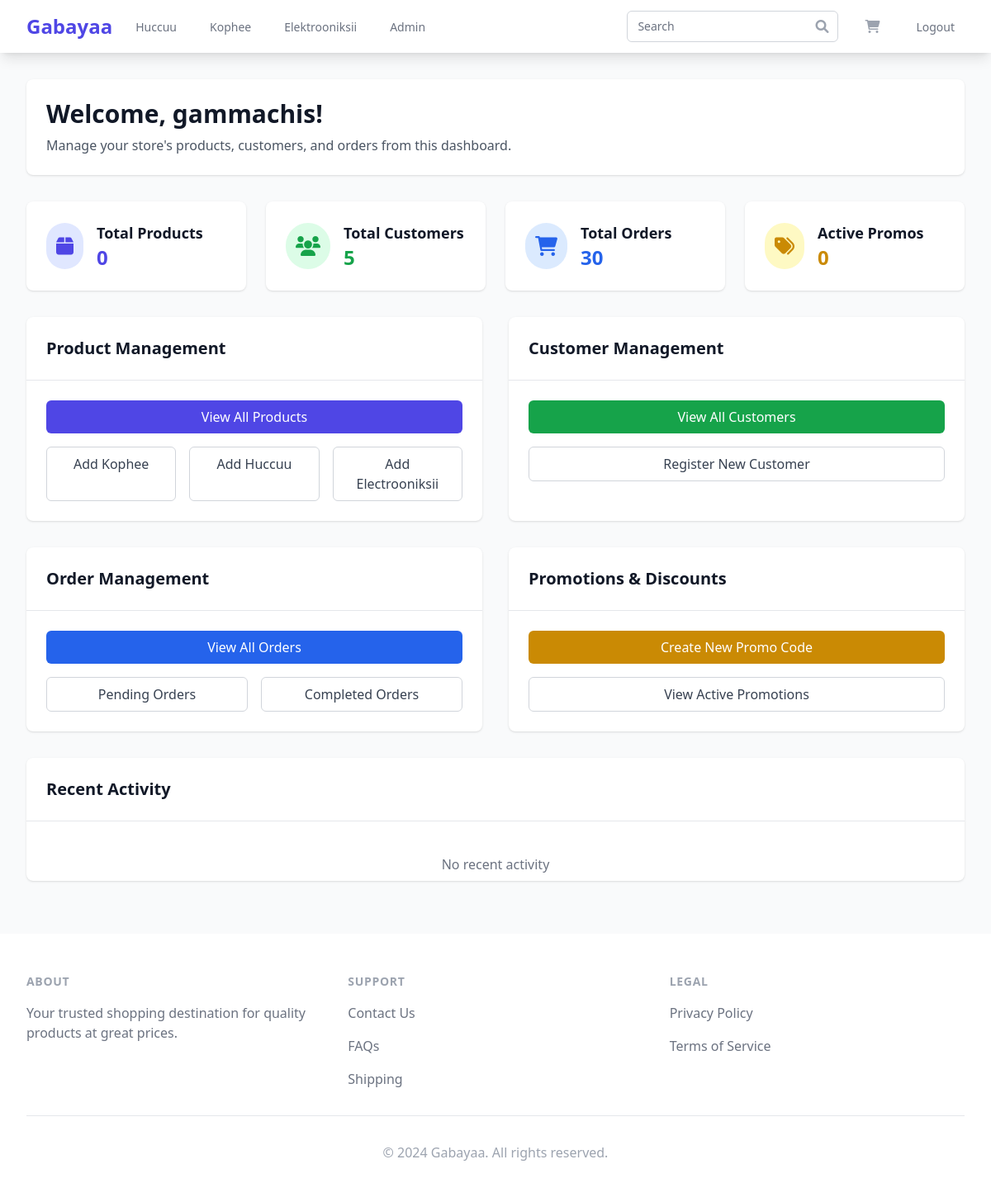
The page /manager (signed in) on the database as committed earlier.
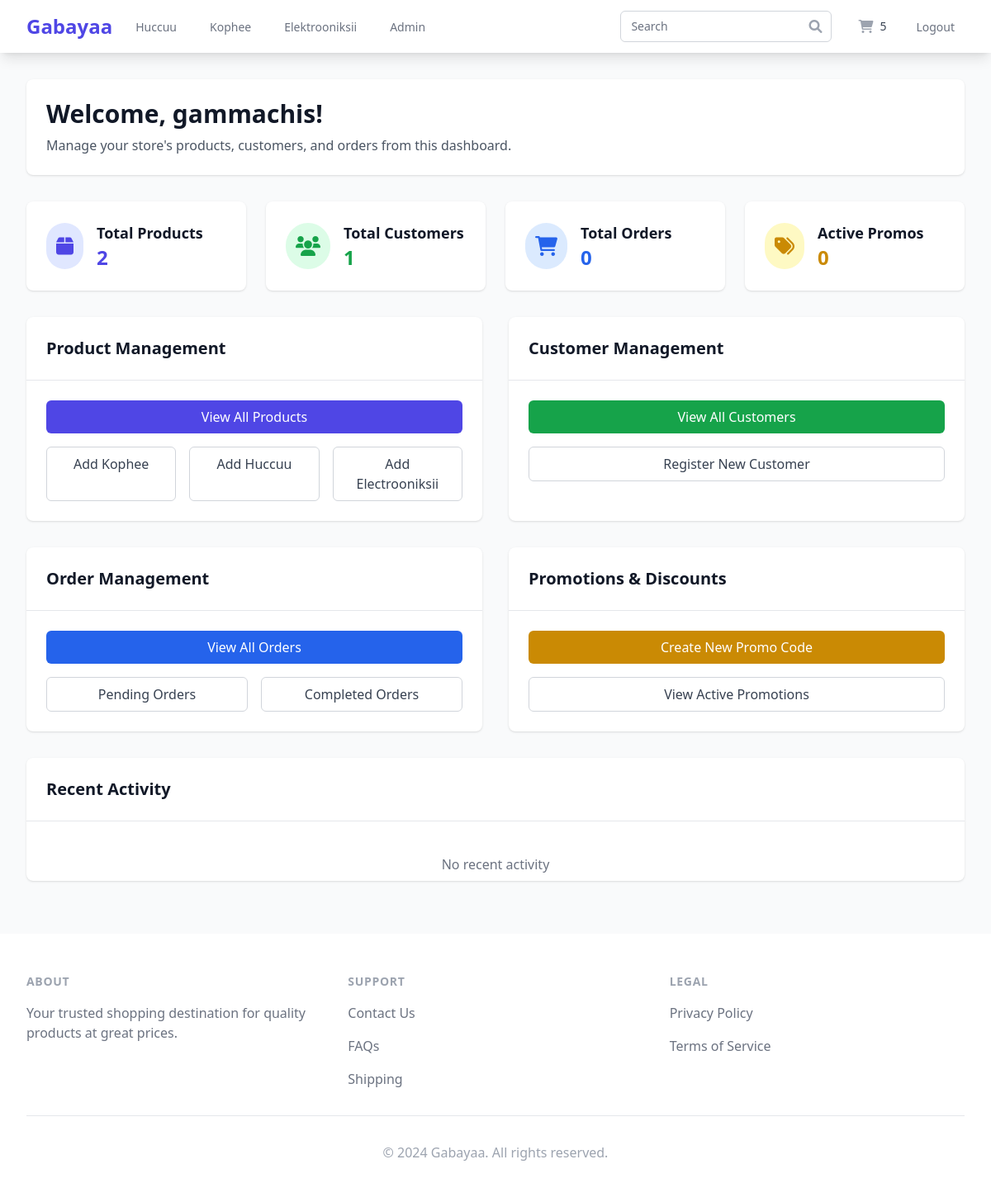
The same page on the database as committed later.
### dukkaana/models.py (models this page shows, shortened)
class Cart(models.Model):
    id = models.UUIDField(primary_key=True, default=uuid.uuid4, editable=False)
    user = models.ForeignKey(
        Customer,
        on_delete=models.CASCADE,
        related_name='carts',
        verbose_name=_('user'),
        blank=True,
        null=True,
    )
    session_key = models.CharField(
        max_length=40, null=True, blank=True, db_index=True)
    created_at = models.DateTimeField(_('created at'), auto_now_add=True)
    updated_at = models.DateTimeField(_('updated at'), auto_now=True)
    total_items = models.PositiveIntegerField(_('total items'), default=0)
    transaction_fee = models.DecimalField(
        _('transaction fee'),
        max_digits=10,
        decimal_places=2,
        default=0.00
    )
    total_price = models.DecimalField(
        _('total price'),
        max_digits=10,
        decimal_places=2,
        default=0.00
    )
    promo_code = models.ForeignKey(
        'PromoCode',
        on_delete=models.SET_NULL,
        null=True,
        blank=True,
        related_name='carts',
        verbose_name=_('promo code')
    )
    class Meta:
        verbose_name = _('cart')
        verbose_name_plural = _('carts')
        ordering = ['-created_at']

### dukkaana/views/authenticate_views.py (the view)
# urls.py: path('manager', authenticate_views.manager, name='manager'),
@superuser_required
def manager(request):
    try:
        context = {
            'total_products': Product.objects.count(),
            'total_customers': Customer.objects.count(),
            'total_orders': Order.objects.count(),
            'active_promos': PromoCode.objects.filter(is_active=True).count(),
            'recent_activities': []  # Optional
        }
        return render(request, 'auth/manager.html', context)
    except Exception as e:
        return render(request, 'error.html', {
            'error_message': _('An error occurred while loading the manager dashboard.')
        })

### dukkaana/context_processors.py (called while the page is built, shortened)
def cart_context(request):
    cart = None
    cart_items = []
    total_items = 0
    total_price = 0
    if request.user.is_authenticated:
        try:
            cart = Cart.objects.get(user=request.user)
            cart_items = CartItem.objects.filter(
                cart=cart).select_related('product')
            total_items = sum(item.quantity for item in cart_items)
            total_price = cart.total_price
        except Cart.DoesNotExist:
            pass
    return {
        'cart': cart,
        'cart_items': cart_items,
        'total_items': total_items,
        'total_price': total_price,
    }

### dukkaana/models.py (called while the page is built)
    def __str__(self):
        return self.username

### dukkaana/views/helper.py (called while the page is built)
def is_superuser(user):
    return user.is_authenticated and user.is_superuser

### gabayaa/dukkaana/templates/auth/manager.html (shortened to what the changed rows need)
{% extends 'base.html' %} {% block content %}
<div class="max-w-7xl mx-auto px-4 sm:px-6 lg:px-8 py-8">
  <div class="bg-white shadow rounded-lg p-6 mb-8">
    <h1 class="text-3xl font-bold text-gray-900 mb-2">
      Welcome, {{ request.user }}!
    </h1>
  </div>
  <div class="grid grid-cols-1 md:grid-cols-4 gap-6 mb-8">
    <div class="bg-white shadow rounded-lg p-6">
      <div class="flex items-center">
        <div class="ml-4">
          <h2 class="text-lg font-semibold text-gray-900">Total Products</h2>
          <p class="text-2xl font-bold text-indigo-600">{{ total_products }}</p>
        </div>
      </div>
    </div>
    <div class="bg-white shadow rounded-lg p-6">
      <div class="flex items-center">
        <div class="ml-4">
          <h2 class="text-lg font-semibold text-gray-900">Total Customers</h2>
          <p class="text-2xl font-bold text-green-600">{{ total_customers }}</p>
        </div>
      </div>
    </div>
    <div class="bg-white shadow rounded-lg p-6">
      <div class="flex items-center">
        <div class="ml-4">
          <h2 class="text-lg font-semibold text-gray-900">Total Orders</h2>
          <p class="text-2xl font-bold text-blue-600">{{ total_orders }}</p>
        </div>
      </div>
    </div>
    <div class="bg-white shadow rounded-lg p-6">
      <div class="flex items-center">
        <div class="ml-4">
          <h2 class="text-lg font-semibold text-gray-900">Active Promos</h2>
        </div>
      </div>
    </div>
  </div>
  <div class="grid grid-cols-1 md:grid-cols-2 gap-8">
    <div class="bg-white shadow rounded-lg overflow-hidden">
      <div class="p-6 border-b border-gray-200">
        <h2 class="text-xl font-semibold text-gray-900">Product Management</h2>
      </div>
    </div>
    <div class="bg-white shadow rounded-lg overflow-hidden">
      <div class="p-6 border-b border-gray-200">
        <h2 class="text-xl font-semibold text-gray-900">Customer Management</h2>
      </div>
    </div>
    <div class="bg-white shadow rounded-lg overflow-hidden">
      <div class="p-6 border-b border-gray-200">
        <h2 class="text-xl font-semibold text-gray-900">Order Management</h2>
      </div>
    </div>
    <div class="bg-white shadow rounded-lg overflow-hidden">
      <div class="p-6 border-b border-gray-200">
        <h2 class="text-xl font-semibold text-gray-900">
          Promotions & Discounts
        </h2>
      </div>
    </div>
  </div>
  <div class="mt-8 bg-white shadow rounded-lg overflow-hidden">
    <div class="p-6 border-b border-gray-200">
      <h2 class="text-xl font-semibold text-gray-900">Recent Activity</h2>
    </div>
  </div>
</div>
{% endblock %}

### gabayaa/dukkaana/templates/base.html (shortened to what the changed rows need)
<!DOCTYPE html>
<html lang="en">
  <head>
    <script src="https://cdn.tailwindcss.com"></script>
    <link
      rel="stylesheet"
      href="https://cdnjs.cloudflare.com/ajax/libs/font-awesome/6.0.0/css/all.min.css"
    />
  </head>
  <body class="bg-gray-50 min-h-screen flex flex-col">
    <nav class="bg-white shadow-lg">
      <div class="max-w-7xl mx-auto px-4 sm:px-6 lg:px-8">
        <div class="flex justify-between h-16">
          <div class="flex items-center">
            <div class="ml-4 flow-root lg:ml-6">
              <a
                href="{% url 'cart' %}"
                class="group -m-2 p-2 flex items-center"
              >
                <i
                  class="fas fa-shopping-cart text-gray-400 group-hover:text-gray-500"
                ></i>
                <span
                  class="ml-2 text-sm font-medium text-gray-700 group-hover:text-gray-800"
                  >{{ cart.total_items }}</span
                >
              </a>
            </div>
          </div>
        </div>
      </div>
    </nav>
    <main class="flex-grow">
       {% block content %}{% endblock %}
    </main>
  </body>
</html>

Rows that differ between the two databases and show on the page:
added Cart: total_items "5"
Other text that changed with them:
{{ total_products }}: "0" → "2"
{{ total_customers }}: "5" → "1"
{{ total_orders }}: "30" → "0"
